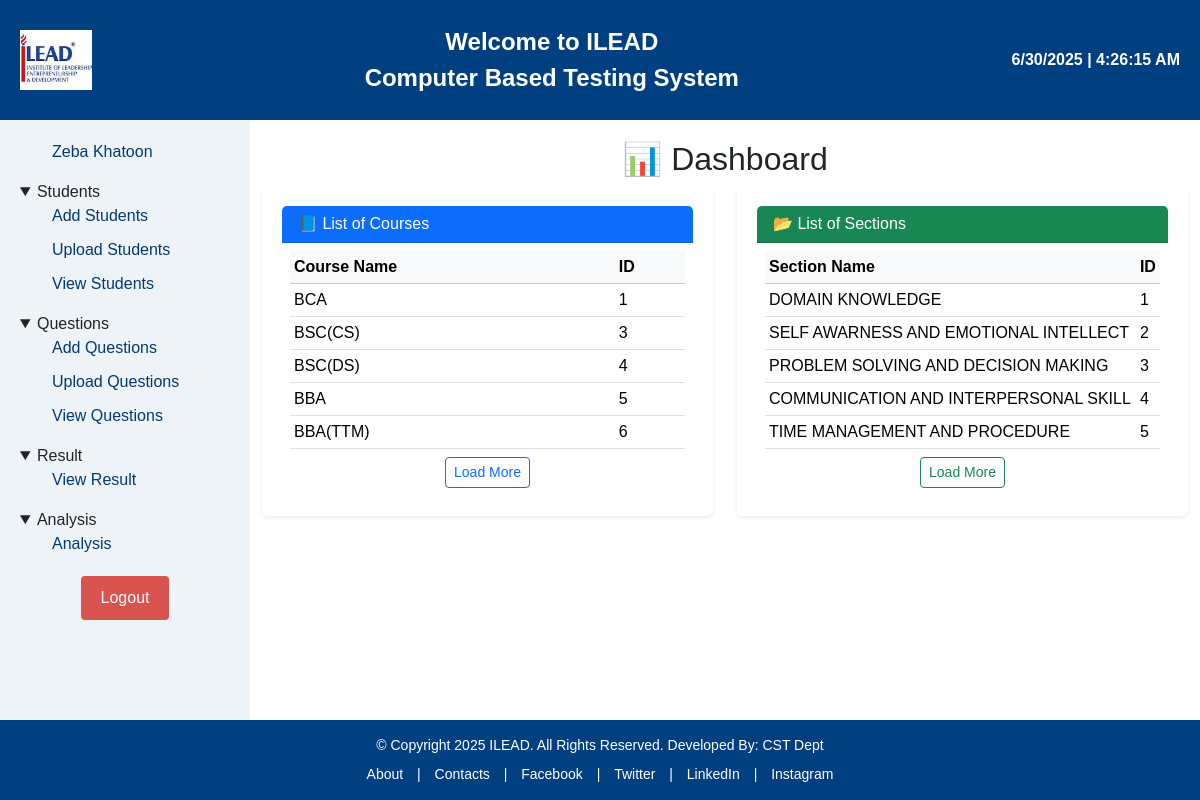
Page /acc/index.php (signed in) on the committed database.
### tables this page shows
CREATE TABLE `course` (
  `c_id` int(11) NOT NULL,
  `c_name` varchar(200) NOT NULL,
  `school_id` int(11) NOT NULL
);

CREATE TABLE `section` (
  `sec_id` int(11) NOT NULL,
  `sec_name` varchar(200) NOT NULL
);

### acc/index.php (the view, shortened to what this page needs)
<?php include 'common/header.php'; ?>
<?php include 'common/navbar.php'; ?>
<div class="main-content container my-0">
    <h2 class="text-center">📊 Dashboard</h2>
    <div class="row g-4">
        <div class="col-md-6">
            <div class="card shadow-sm border-0 h-100">
                <div class="card-header bg-primary text-white py-2">
                    <h6 class="mb-0">📘 List of Courses</h6>
                </div>
                <div class="card-body p-2">
                    <?php
                    $course_query = "SELECT * FROM course";
                    $course_result = mysqli_query($con, $course_query) or die("Query Error");
                    if (mysqli_num_rows($course_result) > 0) {
                    ?>
                        <div class="table-responsive">
                            <table class="table table-sm table-hover mb-2">
                                <thead class="table-light">
                                    <tr>
                                        <th>Course Name</th>
                                        <th>ID</th>
                                    </tr>
                                </thead>
                                <tbody id="courseTable">
                                    <?php
                                    $i = 0;
                                    while ($row = mysqli_fetch_assoc($course_result)) {
                                        $i++;
                                        $extraClass = $i > 5 ? 'd-none extra-course' : '';
                                    ?>
                                        <tr class="<?php echo $extraClass; ?>">
                                            <td><?php echo $row['c_name']; ?></td>
                                            <td><?php echo $row['c_id']; ?></td>
                                        </tr>
                                    <?php } ?>
                                </tbody>
                            </table>
                            <?php if ($i > 5) { ?>
                                <div class="text-center">
                                    <button class="btn btn-sm btn-outline-primary" onclick="loadMore('course')">Load More</button>
                                </div>
                            <?php } ?>
                        </div>
                    <?php } else { echo "<p class='text-muted'>No courses found.</p>"; } ?>
                </div>
            </div>
        </div>
        <div class="col-md-6">
            <div class="card shadow-sm border-0 h-100">
                <div class="card-header bg-success text-white py-2">
                    <h6 class="mb-0">📂 List of Sections</h6>
                </div>
                <div class="card-body p-2">
                    <?php
                    $section_query = "SELECT * FROM section";
                    $section_result = mysqli_query($con, $section_query) or die("Query Error");
                    if (mysqli_num_rows($section_result) > 0) {
                    ?>
                        <div class="table-responsive">
                            <table class="table table-sm table-hover mb-2">
                                <thead class="table-light">
                                    <tr>
                                        <th>Section Name</th>
                                        <th>ID</th>
                                    </tr>
                                </thead>
                                <tbody id="sectionTable">
                                    <?php
                                    $i = 0;
                                    while ($row = mysqli_fetch_assoc($section_result)) {
                                        $i++;
                                        $extraClass = $i > 5 ? 'd-none extra-section' : '';
                                    ?>
                                        <tr class="<?php echo $extraClass; ?>">
                                            <td><?php echo $row['sec_name']; ?></td>
                                            <td><?php echo $row['sec_id']; ?></td>
                                        </tr>
                                    <?php } ?>
                                </tbody>
                            </table>
                            <?php if ($i > 5) { ?>
                                <div class="text-center">
                                    <button class="btn btn-sm btn-outline-success" onclick="loadMore('section')">Load More</button>
                                </div>
                            <?php } ?>
                        </div>
                    <?php } else { echo "<p class='text-muted'>No sections found.</p>"; } ?>
                </div>
            </div>
        </div>
    </div>
</div>
<?php include 'common/footer.php'; ?>

### acc/css/style.css (style rules this page uses)
body, html { margin: 0; padding: 0; height: 100%; font-family: 'Roboto', sans-serif; }
body { -webkit-user-select: none; -moz-user-select: none; -ms-user-select: none; user-select: none; }
.main-content { flex: 1; padding: 20px; overflow-y: auto; }
.card { background-color: #f5f5f5; padding: 20px; border-radius: 10px; flex: 1 1 250px; box-shadow: 0 2px 5px rgba(0, 0, 0, 0.1); transition: transform 0.2s ease; }

### rows in the picture
course: c_name "BCA", c_id "1"
course: c_name "BSC(CS)", c_id "3"
course: c_name "BSC(DS)", c_id "4"
course: c_name "BBA", c_id "5"
course: c_name "BBA(TTM)", c_id "6"
section: sec_name "DOMAIN KNOWLEDGE", sec_id "1"
section: sec_name "SELF AWARNESS AND EMOTIONAL INTELLECT", sec_id "2"
section: sec_name "PROBLEM SOLVING AND DECISION MAKING", sec_id "3"
section: sec_name "COMMUNICATION AND INTERPERSONAL SKILL", sec_id "4"
section: sec_name "TIME MANAGEMENT AND PROCEDURE", sec_id "5"

### other values in the picture
$_SESSION['user_name'] "Zeba Khatoon"
